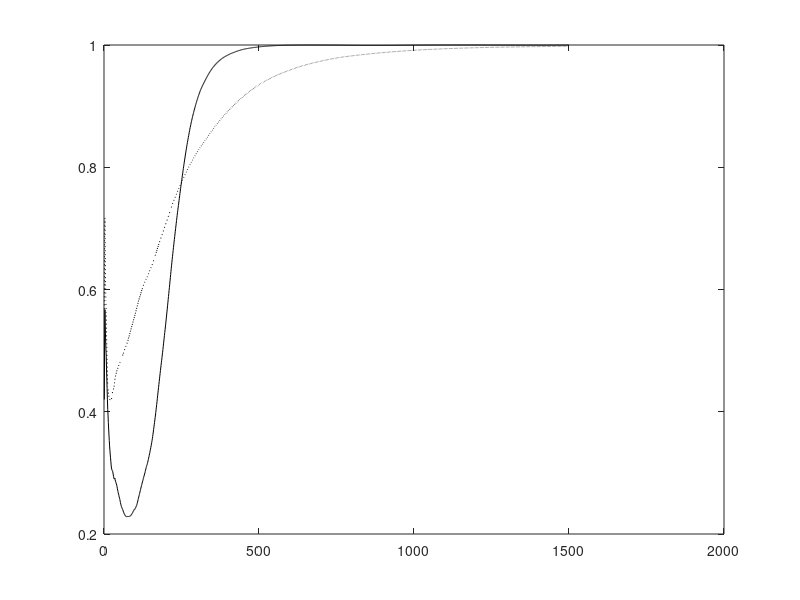

Source code (MATLAB): (Note: this script raises an error after producing the figure.)
% RQ - Comparison of Adaptive EVD Homogeneous, Deflated, Weighted

function evdTest;

clear all; close all; 

% Number of samples N and dimension D
nSamples = 500;
nDim = 10;
nEA = 4;
nEpochs = 3;
randn('state',0);

% Generate the covX random matrices
covX = 3*...
[ 0.4270   0.0110  -0.0050  -0.0250   0.0890  -0.0790  -0.0190   0.0740   0.0890   0.0050 ; ...
  0.0110   5.6900  -0.0690  -0.2820  -0.7310   0.0900  -0.1240   0.1000   0.4320  -0.1030 ; ...
 -0.0050  -0.0690   0.0800   0.0980   0.0450  -0.0410   0.0230   0.0220  -0.0350   0.0120 ; ...
 -0.0250  -0.2820   0.0980   2.8000  -0.1070   0.1500  -0.1930   0.0950  -0.2260   0.0460 ; ...
  0.0890  -0.7310   0.0450  -0.1070   3.4400   0.2530   0.2510   0.3160   0.0390  -0.0100 ; ...
 -0.0790   0.0900  -0.0410   0.1500   0.2530   2.2700  -0.1800   0.2950  -0.0390  -0.1130 ; ...
 -0.0190  -0.1240   0.0230  -0.1930   0.2510  -0.1800   0.3270   0.0270   0.0260  -0.0160 ; ...
  0.0740   0.1000   0.0220   0.0950   0.3160   0.2950   0.0270   0.7270  -0.0960  -0.0170 ; ...
  0.0890   0.4320  -0.0350  -0.2260   0.0390  -0.0390   0.0260  -0.0960   0.7150  -0.0090 ; ...
  0.0050  -0.1030   0.0120   0.0460  -0.0100  -0.1130  -0.0160  -0.0170  -0.0090   0.0650 ];
    
% Compute data
[V1,D1] = eig(covX);
[d,in] = sort(diag(D1));
V = zeros(nDim,nDim);
D = zeros(nDim,nDim);
for i = 1 : nDim
   V(:,i) = V1(:,in(nDim+1-i));
   D(i,i) = D1(in(nDim+1-i),in(nDim+1-i));
end
x(1:nDim,1:nSamples) = V*sqrt(D)*randn(nDim,nSamples);

% Compute Corrl matrix and eigen vectors
corX = zeros(nDim,nDim);
for i = 1 : nSamples
   corX = corX + x(:,i)*x(:,i)'/nSamples;
end
[V1,D1] = eig(corX);
[d,in] = sort(diag(D1));
V = zeros(nDim,nDim);
D = zeros(nDim,nDim);
for i = 1 : nDim
   V(:,i) = V1(:,in(nDim+1-i));
   D(i,i) = D1(in(nDim+1-i),in(nDim+1-i));
end
%corX
V(:,1:nEA)
diag(D)'

% Adaptive algorithm
A = zeros(nDim,nDim);
W1 = 0.1 * ones(nDim,nEA);
W2 = W1;
W3 = W1;
C  = diag(2.3-0.3*[1:nEA])
I  = eye(nEA,nEA);
mu = 1;
for epoch = 1 : nEpochs
   for iter = 1 : nSamples
      cnt = nSamples*(epoch-1) + iter;
      
      A = A + (1.0/cnt)*((x(:,iter) * x(:,iter)') - A);
      etat1 = 1.0/(125 + cnt);
      etat2 = 1.0/(400 + cnt);
      
      % Homogeneous Gradient Descent
      W1 = W1 + etat1*(A*W1 - W1*(W1'*A*W1)) * inv(diag(diag(W1'*W1)));
      
      % Deflated Gradient Descent
      W2 = W2 + etat2*(A*W2 - W2*triu(W2'*A*W2)) * inv(diag(diag(W2'*W2)));
      
      % Weighted Gradient Descent
      W3 = W3 + etat2*(A*W3*C - W3*C*(W3'*A*W3)) * inv(diag(diag(W3'*W3)));
      
      for i = 1 : nEA      
      	u1 = W1(:,i)/norm(W1(:,i));
      	u2 = W2(:,i)/norm(W2(:,i));
      	u3 = W3(:,i)/norm(W3(:,i));
      	cos_t1(i,cnt) = abs(u1'*V(:,i));
        cos_t2(i,cnt) = abs(u2'*V(:,i));
        cos_t3(i,cnt) = abs(u3'*V(:,i));
      end
      ind(cnt) = cnt;
   end
end

W1byNorm = W1*sqrt(inv(diag(diag(W1'*W1))))
V1to4 = V(:,1:nEA)
W2byNorm = W2*sqrt(inv(diag(diag(W2'*W2))))
V1to4 = V(:,1:nEA)
W3byNorm = W3*sqrt(inv(diag(diag(W3'*W3))))
V1to4 = V(:,1:nEA)

W1W1 = (W1'*W1)
W2W2 = (W2'*W2)
W3W3 = (W3'*W3)

EstL1 = (diag(W1'*A*W1) ./ diag(W1'*W1))'
EstL2 = (diag(W2'*A*W2) ./ diag(W2'*W2))'
EstL3 = (diag(W3'*A*W3) ./ diag(W3'*W3))'
ActL  = diag(D(:,1:nEA))'

% ALL PLOTS

if (1)
   
% Plot the convergence results
figure(1);
plot(ind,cos_t2(1,:),'k-'); hold on;
plot(ind,cos_t3(1,:),'k:'); hold on;
legend('Deflated','Weighted',0);
xlabel('Number of Samples');
ylabel('Direction Cosine - Component 1');
hold off;

% Plot the convergence results
figure(2);
plot(ind,cos_t2(2,:),'k-'); hold on;
plot(ind,cos_t3(2,:),'k:'); hold on;
legend('Deflated','Weighted',0);
xlabel('Number of Samples');
ylabel('Direction Cosine - Component 2');
hold off;

% Plot the convergence results
figure(3);
plot(ind,cos_t2(3,:),'k-'); hold on;
plot(ind,cos_t3(3,:),'k:'); hold on;
legend('Deflated','Weighted',0);
xlabel('Number of Samples');
ylabel('Direction Cosine - Component 3');
hold off;

% Plot the convergence results
figure(4);
plot(ind,cos_t2(4,:),'k-'); hold on;
plot(ind,cos_t3(4,:),'k:'); hold on;
legend('Deflated','Weighted',0);
xlabel('Number of Samples');
ylabel('Direction Cosine - Component 4');
hold off;

else

% Plot the convergence results
figure(1);
plot(ind,cos_t1(1,:),'r:'); hold on;
plot(ind,cos_t2(1,:),'g-'); hold on;
plot(ind,cos_t3(1,:),'b--'); hold on;
legend('Symmetric','Deflated','Weighted',0);
xlabel('Number of Samples');
ylabel('Direction Cosine - Component 1');
hold off;

% Plot the convergence results
figure(2);
plot(ind,cos_t1(2,:),'r:'); hold on;
plot(ind,cos_t2(2,:),'g-'); hold on;
plot(ind,cos_t3(2,:),'b--'); hold on;
legend('Symmetric','Deflated','Weighted',0);
xlabel('Number of Samples');
ylabel('Direction Cosine - Component 2');
hold off;

% Plot the convergence results
figure(3);
plot(ind,cos_t1(3,:),'r:'); hold on;
plot(ind,cos_t2(3,:),'g-'); hold on;
plot(ind,cos_t3(3,:),'b--'); hold on;
legend('Symmetric','Deflated','Weighted',0);
xlabel('Number of Samples');
ylabel('Direction Cosine - Component 3');
hold off;

% Plot the convergence results
figure(4);
plot(ind,cos_t1(4,:),'r:'); hold on;
plot(ind,cos_t2(4,:),'g-'); hold on;
plot(ind,cos_t3(4,:),'b--'); hold on;
legend('Symmetric','Deflated','Weighted',0);
xlabel('Number of Samples');
ylabel('Direction Cosine - Component 4');
hold off;

end

%keyboard




  
